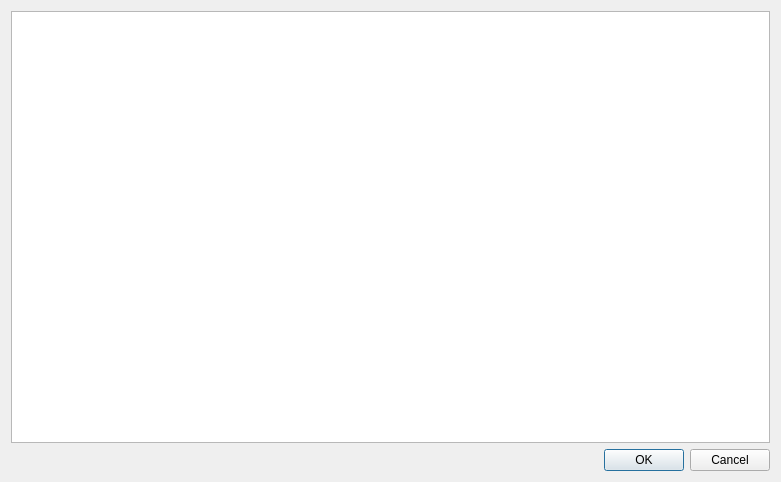
<?xml version="1.0" encoding="UTF-8"?>
<ui version="4.0">
 <class>JoyMappingsDialog</class>
 <widget class="QDialog" name="JoyMappingsDialog">
  <property name="geometry">
   <rect>
    <x>0</x>
    <y>0</y>
    <width>781</width>
    <height>482</height>
   </rect>
  </property>
  <property name="sizePolicy">
   <sizepolicy hsizetype="Expanding" vsizetype="Expanding">
    <horstretch>0</horstretch>
    <verstretch>0</verstretch>
   </sizepolicy>
  </property>
  <property name="windowTitle">
   <string>Joystick mappings</string>
  </property>
  <layout class="QHBoxLayout" name="horizontalLayout">
   <item>
    <layout class="QVBoxLayout" name="verticalLayout">
     <item>
      <widget class="QTableView" name="mappingTable"/>
     </item>
     <item>
      <widget class="QDialogButtonBox" name="okCancelBtn">
       <property name="orientation">
        <enum>Qt::Horizontal</enum>
       </property>
       <property name="standardButtons">
        <set>QDialogButtonBox::Cancel|QDialogButtonBox::Ok</set>
       </property>
      </widget>
     </item>
    </layout>
   </item>
  </layout>
 </widget>
 <resources/>
 <connections>
  <connection>
   <sender>okCancelBtn</sender>
   <signal>accepted()</signal>
   <receiver>JoyMappingsDialog</receiver>
   <slot>accept()</slot>
   <hints>
    <hint type="sourcelabel">
     <x>248</x>
     <y>254</y>
    </hint>
    <hint type="destinationlabel">
     <x>157</x>
     <y>274</y>
    </hint>
   </hints>
  </connection>
  <connection>
   <sender>okCancelBtn</sender>
   <signal>rejected()</signal>
   <receiver>JoyMappingsDialog</receiver>
   <slot>reject()</slot>
   <hints>
    <hint type="sourcelabel">
     <x>316</x>
     <y>260</y>
    </hint>
    <hint type="destinationlabel">
     <x>286</x>
     <y>274</y>
    </hint>
   </hints>
  </connection>
 </connections>
</ui>
